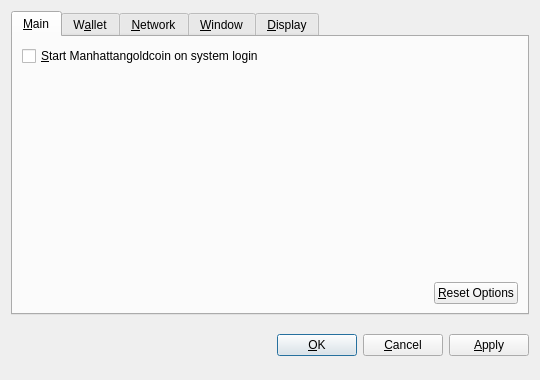
<?xml version="1.0" encoding="UTF-8"?>
<ui version="4.0">
 <class>OptionsDialog</class>
 <widget class="QDialog" name="OptionsDialog">
  <property name="geometry">
   <rect>
    <x>0</x>
    <y>0</y>
    <width>540</width>
    <height>380</height>
   </rect>
  </property>
  <property name="windowTitle">
   <string>Options</string>
  </property>
  <property name="modal">
   <bool>true</bool>
  </property>
  <layout class="QVBoxLayout" name="verticalLayout">
   <item>
    <widget class="QTabWidget" name="tabWidget">
     <property name="tabPosition">
      <enum>QTabWidget::North</enum>
     </property>
     <property name="currentIndex">
      <number>0</number>
     </property>
     <widget class="QWidget" name="tabMain">
      <attribute name="title">
       <string>&amp;Main</string>
      </attribute>
      <layout class="QVBoxLayout" name="verticalLayout_Main">
       <item>
        <widget class="QCheckBox" name="bitcoinAtStartup">
         <property name="toolTip">
          <string>Automatically start Manhattangoldcoin after logging in to the system.</string>
         </property>
         <property name="text">
          <string>&amp;Start Manhattangoldcoin on system login</string>
         </property>
        </widget>
       </item>
       <item>
        <spacer name="verticalSpacer_Main">
         <property name="orientation">
          <enum>Qt::Vertical</enum>
         </property>
         <property name="sizeHint" stdset="0">
          <size>
           <width>20</width>
           <height>40</height>
          </size>
         </property>
        </spacer>
       </item>
       <item>
        <layout class="QHBoxLayout" name="horizontalLayout_2_Main">
         <item>
          <spacer name="horizontalSpacer_2_Main">
           <property name="orientation">
            <enum>Qt::Horizontal</enum>
           </property>
           <property name="sizeHint" stdset="0">
            <size>
             <width>40</width>
             <height>20</height>
            </size>
           </property>
          </spacer>
         </item>
         <item>
          <widget class="QPushButton" name="resetButton">
           <property name="toolTip">
            <string>Reset all client options to default.</string>
           </property>
           <property name="text">
            <string>&amp;Reset Options</string>
           </property>
           <property name="autoDefault">
            <bool>false</bool>
           </property>
          </widget>
         </item>
        </layout>
       </item>
      </layout>
     </widget>
     <widget class="QWidget" name="tabWallet">
      <attribute name="title">
       <string>W&amp;allet</string>
      </attribute>
      <layout class="QVBoxLayout" name="verticalLayout_Network">
       <item>
        <widget class="QLabel" name="transactionFeeInfoLabel">
         <property name="text">
          <string>Optional transaction fee per kB that helps make sure your transactions are processed quickly. Most transactions are 1 kB.</string>
         </property>
         <property name="textFormat">
          <enum>Qt::PlainText</enum>
         </property>
         <property name="wordWrap">
          <bool>true</bool>
         </property>
        </widget>
       </item>
       <item>
        <layout class="QHBoxLayout" name="horizontalLayout_1_Main">
         <item>
          <widget class="QLabel" name="transactionFeeLabel">
           <property name="text">
            <string>Pay transaction &amp;fee</string>
           </property>
           <property name="textFormat">
            <enum>Qt::PlainText</enum>
           </property>
           <property name="buddy">
            <cstring>transactionFee</cstring>
           </property>
          </widget>
         </item>
         <item>
          <widget class="BitcoinAmountField" name="transactionFee"/>
         </item>
         <item>
          <spacer name="horizontalSpacer_1_Main">
           <property name="orientation">
            <enum>Qt::Horizontal</enum>
           </property>
           <property name="sizeHint" stdset="0">
            <size>
             <width>40</width>
             <height>20</height>
            </size>
           </property>
          </spacer>
         </item>
        </layout>
       </item>
       <item>
        <widget class="QLabel" name="label">
         <property name="text">
          <string>If you disable the spending of unconfirmed change, the change from a transaction cannot be used until that transaction has at least one confirmation. This also affects how your balance is computed.</string>
         </property>
         <property name="wordWrap">
          <bool>true</bool>
         </property>
        </widget>
       </item>
       <item>
        <widget class="QCheckBox" name="spendZeroConfChange">
         <property name="text">
          <string>Spend unconfirmed change  (experts only)</string>
         </property>
        </widget>
       </item>
       <item>
        <spacer name="verticalSpacer">
         <property name="orientation">
          <enum>Qt::Vertical</enum>
         </property>
         <property name="sizeHint" stdset="0">
          <size>
           <width>20</width>
           <height>40</height>
          </size>
         </property>
        </spacer>
       </item>
      </layout>
     </widget>
     <widget class="QWidget" name="tabNetwork">
      <attribute name="title">
       <string>&amp;Network</string>
      </attribute>
      <layout class="QVBoxLayout" name="verticalLayout_Network">
       <item>
        <widget class="QCheckBox" name="mapPortUpnp">
         <property name="toolTip">
          <string>Automatically open the Manhattangoldcoin client port on the router. This only works when your router supports UPnP and it is enabled.</string>
         </property>
         <property name="text">
          <string>Map port using &amp;UPnP</string>
         </property>
        </widget>
       </item>
       <item>
        <widget class="QCheckBox" name="connectSocks">
         <property name="toolTip">
          <string>Connect to the Manhattangoldcoin network through a SOCKS proxy (e.g. when connecting through Tor).</string>
         </property>
         <property name="text">
          <string>&amp;Connect through SOCKS proxy:</string>
         </property>
        </widget>
       </item>
       <item>
        <layout class="QHBoxLayout" name="horizontalLayout_Network">
         <item>
          <widget class="QLabel" name="proxyIpLabel">
           <property name="text">
            <string>Proxy &amp;IP:</string>
           </property>
           <property name="textFormat">
            <enum>Qt::PlainText</enum>
           </property>
           <property name="buddy">
            <cstring>proxyIp</cstring>
           </property>
          </widget>
         </item>
         <item>
          <widget class="QValidatedLineEdit" name="proxyIp">
           <property name="maximumSize">
            <size>
             <width>140</width>
             <height>16777215</height>
            </size>
           </property>
           <property name="toolTip">
            <string>IP address of the proxy (e.g. 127.0.0.1)</string>
           </property>
          </widget>
         </item>
         <item>
          <widget class="QLabel" name="proxyPortLabel">
           <property name="text">
            <string>&amp;Port:</string>
           </property>
           <property name="textFormat">
            <enum>Qt::PlainText</enum>
           </property>
           <property name="buddy">
            <cstring>proxyPort</cstring>
           </property>
          </widget>
         </item>
         <item>
          <widget class="QLineEdit" name="proxyPort">
           <property name="maximumSize">
            <size>
             <width>55</width>
             <height>16777215</height>
            </size>
           </property>
           <property name="toolTip">
            <string>Port of the proxy (e.g. 9050)</string>
           </property>
          </widget>
         </item>
         <item>
          <widget class="QLabel" name="socksVersionLabel">
           <property name="text">
            <string>SOCKS &amp;Version:</string>
           </property>
           <property name="textFormat">
            <enum>Qt::PlainText</enum>
           </property>
           <property name="buddy">
            <cstring>socksVersion</cstring>
           </property>
          </widget>
         </item>
         <item>
          <widget class="QValueComboBox" name="socksVersion">
           <property name="toolTip">
            <string>SOCKS version of the proxy (e.g. 5)</string>
           </property>
          </widget>
         </item>
         <item>
          <spacer name="horizontalSpacer_Network">
           <property name="orientation">
            <enum>Qt::Horizontal</enum>
           </property>
           <property name="sizeHint" stdset="0">
            <size>
             <width>40</width>
             <height>20</height>
            </size>
           </property>
          </spacer>
         </item>
        </layout>
       </item>
       <item>
        <spacer name="verticalSpacer_Network">
         <property name="orientation">
          <enum>Qt::Vertical</enum>
         </property>
         <property name="sizeHint" stdset="0">
          <size>
           <width>20</width>
           <height>40</height>
          </size>
         </property>
        </spacer>
       </item>
      </layout>
     </widget>
     <widget class="QWidget" name="tabWindow">
      <attribute name="title">
       <string>&amp;Window</string>
      </attribute>
      <layout class="QVBoxLayout" name="verticalLayout_Window">
       <item>
        <widget class="QCheckBox" name="minimizeToTray">
         <property name="toolTip">
          <string>Show only a tray icon after minimizing the window.</string>
         </property>
         <property name="text">
          <string>&amp;Minimize to the tray instead of the taskbar</string>
         </property>
        </widget>
       </item>
       <item>
        <widget class="QCheckBox" name="minimizeOnClose">
         <property name="toolTip">
          <string>Minimize instead of exit the application when the window is closed. When this option is enabled, the application will be closed only after selecting Quit in the menu.</string>
         </property>
         <property name="text">
          <string>M&amp;inimize on close</string>
         </property>
        </widget>
       </item>
       <item>
        <spacer name="verticalSpacer_Window">
         <property name="orientation">
          <enum>Qt::Vertical</enum>
         </property>
         <property name="sizeHint" stdset="0">
          <size>
           <width>20</width>
           <height>40</height>
          </size>
         </property>
        </spacer>
       </item>
      </layout>
     </widget>
     <widget class="QWidget" name="tabDisplay">
      <attribute name="title">
       <string>&amp;Display</string>
      </attribute>
      <layout class="QVBoxLayout" name="verticalLayout_Display">
       <item>
        <layout class="QHBoxLayout" name="horizontalLayout_1_Display">
         <item>
          <widget class="QLabel" name="langLabel">
           <property name="text">
            <string>User Interface &amp;language:</string>
           </property>
           <property name="textFormat">
            <enum>Qt::PlainText</enum>
           </property>
           <property name="buddy">
            <cstring>lang</cstring>
           </property>
          </widget>
         </item>
         <item>
          <widget class="QValueComboBox" name="lang">
           <property name="toolTip">
            <string>The user interface language can be set here. This setting will take effect after restarting Manhattangoldcoin.</string>
           </property>
          </widget>
         </item>
        </layout>
       </item>
       <item>
        <layout class="QHBoxLayout" name="horizontalLayout_2_Display">
         <item>
          <widget class="QLabel" name="unitLabel">
           <property name="text">
            <string>&amp;Unit to show amounts in:</string>
           </property>
           <property name="textFormat">
            <enum>Qt::PlainText</enum>
           </property>
           <property name="buddy">
            <cstring>unit</cstring>
           </property>
          </widget>
         </item>
         <item>
          <widget class="QValueComboBox" name="unit">
           <property name="toolTip">
            <string>Choose the default subdivision unit to show in the interface and when sending coins.</string>
           </property>
          </widget>
         </item>
        </layout>
       </item>
       <item>
        <widget class="QCheckBox" name="displayAddresses">
         <property name="toolTip">
          <string>Whether to show Manhattangoldcoin addresses in the transaction list or not.</string>
         </property>
         <property name="text">
          <string>&amp;Display addresses in transaction list</string>
         </property>
        </widget>
       </item>
       <item>
        <widget class="QCheckBox" name="coinControlFeatures">
         <property name="toolTip">
          <string>Whether to show coin control features or not.</string>
         </property>
         <property name="text">
          <string>Display coin &amp;control features (experts only!)</string>
         </property>
        </widget>
       </item>
       <item>
        <spacer name="verticalSpacer_Display">
         <property name="orientation">
          <enum>Qt::Vertical</enum>
         </property>
         <property name="sizeHint" stdset="0">
          <size>
           <width>20</width>
           <height>40</height>
          </size>
         </property>
        </spacer>
       </item>
      </layout>
     </widget>
    </widget>
   </item>
   <item>
    <layout class="QHBoxLayout" name="horizontalLayout_Buttons">
     <item>
      <spacer name="horizontalSpacer_1">
       <property name="orientation">
        <enum>Qt::Horizontal</enum>
       </property>
       <property name="sizeHint" stdset="0">
        <size>
         <width>40</width>
         <height>48</height>
        </size>
       </property>
      </spacer>
     </item>
     <item>
      <widget class="QLabel" name="statusLabel">
       <property name="font">
        <font>
         <weight>75</weight>
         <bold>true</bold>
        </font>
       </property>
       <property name="text">
        <string/>
       </property>
       <property name="textFormat">
        <enum>Qt::PlainText</enum>
       </property>
       <property name="wordWrap">
        <bool>true</bool>
       </property>
      </widget>
     </item>
     <item>
      <spacer name="horizontalSpacer_2">
       <property name="orientation">
        <enum>Qt::Horizontal</enum>
       </property>
       <property name="sizeHint" stdset="0">
        <size>
         <width>40</width>
         <height>48</height>
        </size>
       </property>
      </spacer>
     </item>
     <item>
      <widget class="QPushButton" name="okButton">
       <property name="text">
        <string>&amp;OK</string>
       </property>
      </widget>
     </item>
     <item>
      <widget class="QPushButton" name="cancelButton">
       <property name="text">
        <string>&amp;Cancel</string>
       </property>
       <property name="autoDefault">
        <bool>false</bool>
       </property>
      </widget>
     </item>
     <item>
      <widget class="QPushButton" name="applyButton">
       <property name="text">
        <string>&amp;Apply</string>
       </property>
       <property name="autoDefault">
        <bool>false</bool>
       </property>
      </widget>
     </item>
    </layout>
   </item>
  </layout>
 </widget>
 <customwidgets>
  <customwidget>
   <class>BitcoinAmountField</class>
   <extends>QSpinBox</extends>
   <header>bitcoinamountfield.h</header>
  </customwidget>
  <customwidget>
   <class>QValueComboBox</class>
   <extends>QComboBox</extends>
   <header>qvaluecombobox.h</header>
  </customwidget>
  <customwidget>
   <class>QValidatedLineEdit</class>
   <extends>QLineEdit</extends>
   <header>qvalidatedlineedit.h</header>
  </customwidget>
 </customwidgets>
 <resources/>
 <connections/>
</ui>
